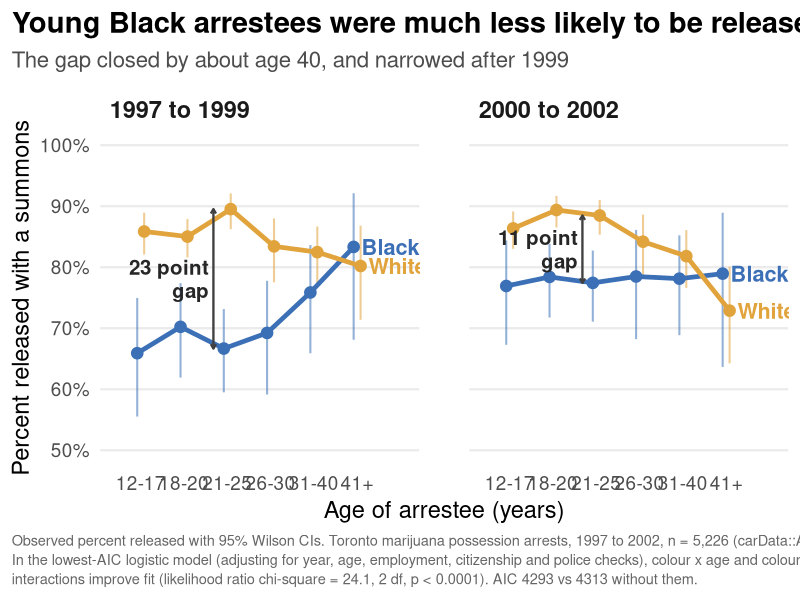

Reproduce this figure in R.
# One presentation graphic: the colour gap in release by age and period.
# Observed release rates with 95% Wilson CIs. The colour x age and colour x year
# interactions are tested in the lowest-AIC logistic model (mod4).
library(carData)
library(ggplot2)
library(dplyr)
data(Arrests)

mod1 <- glm(released ~ colour + year + age + sex + employed + citizen + checks,
            family = binomial, data = Arrests)
mod4 <- glm(released ~ colour + year + age + employed + citizen + checks +
              colour:year + colour:age, family = binomial, data = Arrests)
lrt <- anova(update(mod4, . ~ . - colour:year - colour:age), mod4, test = "Chisq")

col_race <- c(Black = "#3B6FB6", White = "#E1A33B")

d <- Arrests %>%
  mutate(agegrp = cut(age, c(11, 17, 20, 25, 30, 40, 70),
                      labels = c("12-17", "18-20", "21-25", "26-30", "31-40", "41+")),
         period = factor(ifelse(year <= 1999, "1997 to 1999", "2000 to 2002"))) %>%
  group_by(period, colour, agegrp) %>%
  summarise(n = n(), k = sum(released == "Yes"), .groups = "drop") %>%
  mutate(p = k / n, z = 1.96,
         lo = (p + z^2 / (2 * n) - z * sqrt(p * (1 - p) / n + z^2 / (4 * n^2))) / (1 + z^2 / n),
         hi = (p + z^2 / (2 * n) + z * sqrt(p * (1 - p) / n + z^2 / (4 * n^2))) / (1 + z^2 / n),
         x = as.numeric(agegrp) + ifelse(colour == "Black", -0.08, 0.08))

# Gap annotation at ages 21-25 in each period
ann <- d %>%
  filter(agegrp == "21-25") %>%
  select(period, colour, p) %>%
  tidyr::pivot_wider(names_from = colour, values_from = p) %>%
  mutate(x = 3, label = sprintf("%.0f point\ngap", 100 * (White - Black)))

ends <- d %>% filter(agegrp == "41+")

g <- ggplot(d, aes(x = x, y = p, colour = colour)) +
  geom_errorbar(aes(ymin = lo, ymax = hi), width = 0, linewidth = 0.7, alpha = 0.55) +
  geom_line(linewidth = 1.6) +
  geom_point(size = 3.6) +
  geom_segment(data = ann, aes(x = x - 0.32, xend = x - 0.32, y = Black, yend = White),
               inherit.aes = FALSE, colour = "grey25", linewidth = 0.8,
               arrow = arrow(ends = "both", length = unit(0.13, "cm"))) +
  geom_text(data = ann, aes(x = x - 0.42, y = (Black + White) / 2, label = label),
            inherit.aes = FALSE, hjust = 1, size = 5.2, fontface = "bold",
            colour = "grey15", lineheight = 0.95) +
  geom_text(data = ends, aes(x = x + 0.18, label = colour), hjust = 0,
            size = 5.5, fontface = "bold", show.legend = FALSE) +
  facet_wrap(~ period) +
  scale_colour_manual(values = col_race, guide = "none") +
  scale_x_continuous(breaks = 1:6, labels = levels(d$agegrp), limits = c(0.4, 7.1)) +
  scale_y_continuous(labels = scales::percent, breaks = seq(0.5, 1, 0.1)) +
  coord_cartesian(ylim = c(0.5, 1)) +
  labs(title = "Young Black arrestees were much less likely to be released with a summons",
       subtitle = "The gap closed by about age 40, and narrowed after 1999",
       x = "Age of arrestee (years)",
       y = "Percent released with a summons",
       caption = paste0(
         "Observed percent released with 95% Wilson CIs. Toronto marijuana possession arrests, 1997 to 2002, n = 5,226 (carData::Arrests).\n",
         "In the lowest-AIC logistic model (adjusting for year, age, employment, citizenship and police checks), colour x age and colour x year\n",
         sprintf("interactions improve fit (likelihood ratio chi-square = %.1f, 2 df, p < 0.0001). AIC %.0f vs %.0f without them.",
                 lrt$Deviance[2], AIC(mod4), AIC(update(mod4, . ~ . - colour:year - colour:age))))) +
  theme_minimal(base_size = 17) +
  theme(panel.grid.minor = element_blank(),
        panel.grid.major.x = element_blank(),
        panel.spacing = unit(2.5, "lines"),
        strip.text = element_text(size = 17, face = "bold", hjust = 0),
        plot.title = element_text(face = "bold", size = 21),
        plot.subtitle = element_text(size = 16, colour = "grey30", margin = margin(b = 12)),
        plot.caption = element_text(size = 10.5, colour = "grey40", hjust = 0, lineheight = 1.1),
        plot.title.position = "plot", plot.caption.position = "plot")

ggsave("presentation_graphic.png", g, width = 13.33, height = 7.5, dpi = 150, bg = "white")
